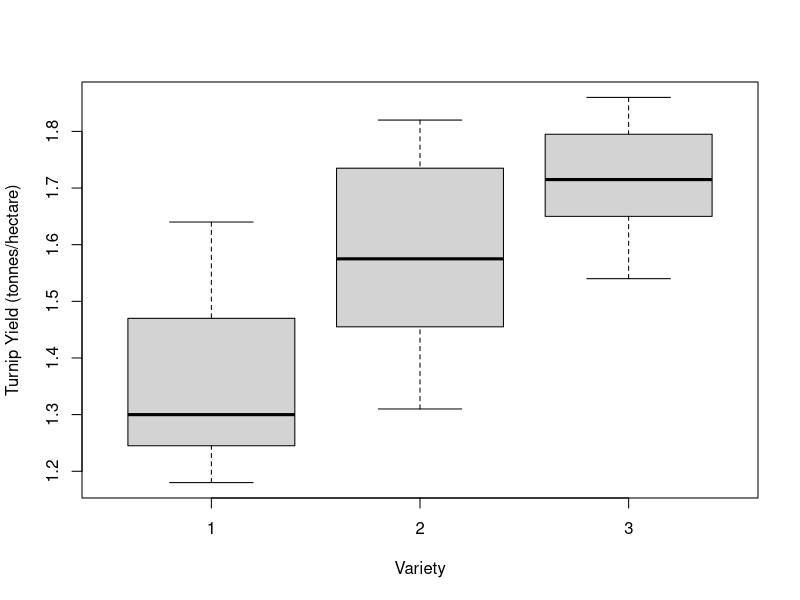

Reproduce this figure in R.
### One-way ANOVA ###

# Varieties of tunip data:
turnips_a <- c(1.28, 1.18, 1.64, 1.21, 1.30, 1.43, 1.51, 1.30)
turnips_b <- c(1.61, 1.71, 1.50, 1.54, 1.41, 1.31, 1.76, 1.82)
turnips_c <- c(1.54, 1.65, 1.81, 1.76, 1.65, 1.67, 1.78, 1.86)
turnips <- c(turnips_a, turnips_b, turnips_c)
variety <- c(rep(1,8), rep(2,8), rep(3,8))

boxplot(turnips ~ variety, xlab="Variety", ylab="Turnip Yield (tonnes/hectare)")

anova(lm(turnips ~ as.factor(variety)))

### Least Significant Differences ###

# 0.02234 is within group mean square, read that off from the above ANOVA table.
# Whole formula is in notes Chapter 5, p66.
lsd <- qt(0.975, 21) * sqrt(2 * 0.02234 / 8) 
mu_a <- mean(turnips_a)
mu_b <- mean(turnips_b)
mu_c <- mean(turnips_c)

print(lsd)
print(mu_c - mu_a)
print(mu_c - mu_b)
print(mu_b - mu_a)